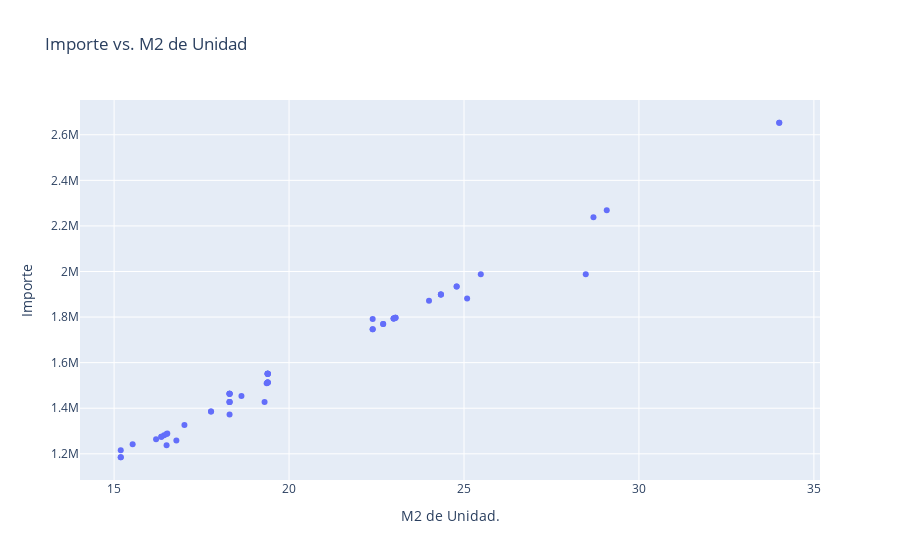

Notebook code cell kept with this figure:
### Code cell
px.scatter(up_data, x="M2 de Unidad.", y="Importe", title="Importe vs. M2 de Unidad")
